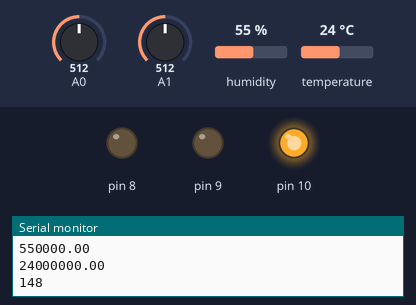
Bench run of a sketch on a simulated Arduino Uno, built with avr-gcc and run on an emulated ATmega328P. On the bench: output pins drawn as LEDs (lit = HIGH), the last lines printed to the serial monitor. Inputs (shaded band) come from the test bench; at power-on: temperature 24 °C, A1 = 512, A0 = 512, humidity 55 %.

Above: at 3.8 s.
3.9 s: temperature set to 34 °C
7.8 s: temperature set to 37 °C
At 8.8 s:
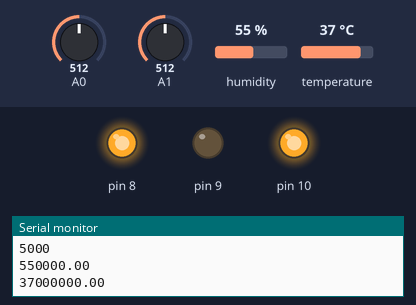
11.7 s: A1 set to 971
15.6 s: A1 set to 994
At 16.7 s:
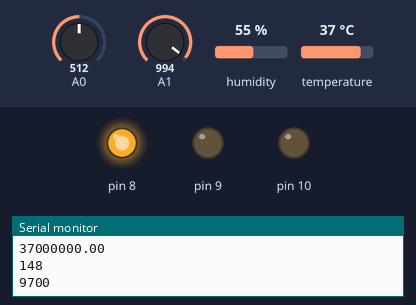
19.5 s: A0 set to 73
23.4 s: A0 set to 63
At 25.6 s:
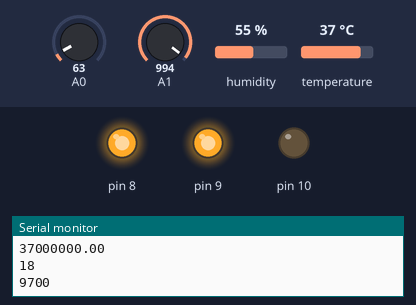
Timing chart, 0 to 27.1 s (numbered marks = the images above; inputs shaded):
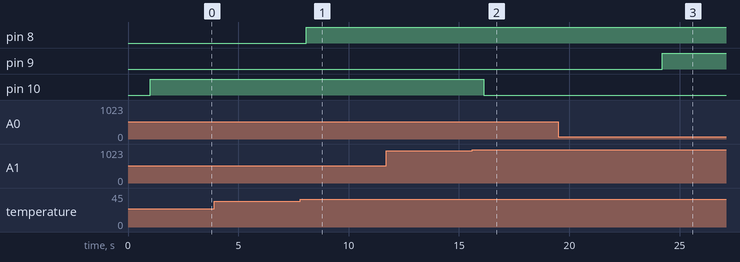

Measured:
- the behaviour switches between 35 and 36 °C on temperature (found by bisection; images 0 and 1)
- the behaviour switches between 983 and 984 on A1 (found by bisection; images 1 and 2)
- the behaviour switches between 69 and 68 on A0 (found by bisection; images 2 and 3)
- after the input at 7.8 s, pin 8: LOW → HIGH after 0.28 s
- after the input at 15.6 s, pin 10: HIGH → LOW after 0.53 s
- after the input at 23.4 s, pin 9: LOW → HIGH after 0.80 s

The sketch:

Arduno_farm_code.ino
```cpp
#include <Adafruit_Sensor.h>   // DHT22
#include <DHT.h>               // DHT11
#define DHTPIN 2
#define DHTTYPE DHT11          // DHT 11
int val = 0;
DHT dht = DHT(DHTPIN, DHTTYPE);//normal 16mhz Arduino:

void setup() {
  dht.begin();
    //fan
  pinMode(8,OUTPUT);
  //Alarm Voice
  pinMode(9,OUTPUT);

   //PomP Pin
  pinMode(10,OUTPUT);
  Serial.begin(9600);
}

void loop() {

//---------------------Water level
  val = analogRead(A0);
  val=map(val,0,345,0,100);
  int valW=val; //save Water value
  Serial.println(val);
  if(val<20)
   digitalWrite(9,HIGH);
  else
   digitalWrite(9,LOW);
  delay(1000);
//--------------------------------------
  //---------------------TRBA
val = analogRead(A1);
val=map(val,0,1024,0,100);
  Serial.println(val*100);
if(val<96 && valW>20)
digitalWrite(10,HIGH); // run pomp
else
digitalWrite(10,LOW);
delay(1000);
 //---------------------DTH

  float h = dht.readHumidity();
  float t = dht.readTemperature();
  float f = dht.readTemperature(true);
  float hif = dht.computeHeatIndex(f, h);
  float hic = dht.computeHeatIndex(t, h, false);
  Serial.println(h*10000);
  Serial.println(t*1000000);
  if(h>50 && t>35)
  digitalWrite(8,HIGH); // run fan
  else
  digitalWrite(8,LOW);
  delay(1000);
}
```
